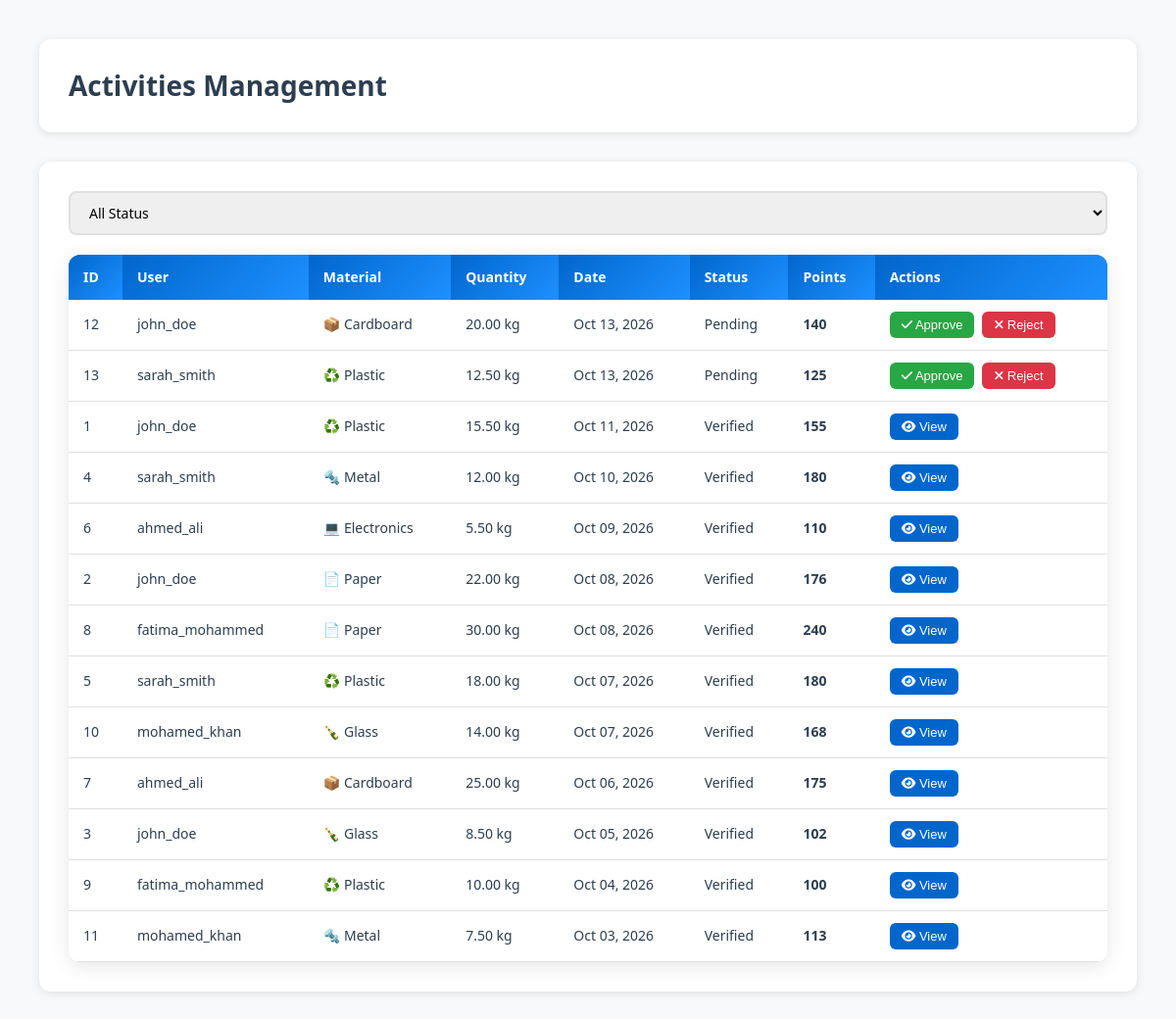
Page /admin/activities.php (signed in) on the committed database.
### tables this page shows
CREATE TABLE activities (
    id INT AUTO_INCREMENT PRIMARY KEY,
    user_id INT NOT NULL,
    material_type VARCHAR(50) NOT NULL,
    quantity DECIMAL(10,2) NOT NULL,
    unit VARCHAR(20) NOT NULL,
    recycling_center_id INT,
    description TEXT,
    points_earned INT DEFAULT 0,
    status ENUM('pending', 'verified', 'rejected') DEFAULT 'pending',
    activity_date DATE NOT NULL,
    verified_by INT,
    verified_at TIMESTAMP NULL,
    created_at TIMESTAMP DEFAULT CURRENT_TIMESTAMP,
    FOREIGN KEY (user_id) REFERENCES users(id) ON DELETE CASCADE,
    FOREIGN KEY (verified_by) REFERENCES users(id) ON DELETE SET NULL,
    FOREIGN KEY (recycling_center_id) REFERENCES recycling_centers(id) ON DELETE SET NULL
);

CREATE TABLE users (
    id INT AUTO_INCREMENT PRIMARY KEY,
    username VARCHAR(50) UNIQUE NOT NULL,
    email VARCHAR(100) UNIQUE NOT NULL,
    password VARCHAR(255) NOT NULL,
    full_name VARCHAR(100) NOT NULL,
    phone VARCHAR(20),
    address TEXT,
    role ENUM('user', 'admin') DEFAULT 'user',
    points INT DEFAULT 0,
    rank INT DEFAULT 0,
    profile_image VARCHAR(255) DEFAULT 'default-avatar.png',
    verified TINYINT(1) DEFAULT 0,
    created_at TIMESTAMP DEFAULT CURRENT_TIMESTAMP,
    updated_at TIMESTAMP DEFAULT CURRENT_TIMESTAMP ON UPDATE CURRENT_TIMESTAMP
);

### includes/functions.php (called while the page is built, shortened)
<?php
function getMaterialIcon($material) {
    $icons = [
        'plastic' => '♻️',
        'paper' => '📄',
        'glass' => '🍾',
        'metal' => '🔩',
        'electronics' => '💻',
        'organic' => '🌱',
        'cardboard' => '📦'
    ];
    return $icons[strtolower($material)] ?? '♻️';
}
?>

### admin/activities.php (the view, shortened to what this page needs)
<?php
require_once '../includes/dashboard_header.php';
$filter_status = isset($_GET['status']) ? sanitizeInput($_GET['status']) : 'all';
$query = "SELECT a.*, u.username, u.full_name FROM activities a JOIN users u ON a.user_id = u.id WHERE 1=1";
$query .= " ORDER BY a.created_at DESC";
$activities = $conn->query($query);
?>
<div class="admin-layout">
    <main class="admin-content">
        <div class="admin-header">
            <h1>Activities Management</h1>
        </div>
        <div class="admin-card">
            <div class="filters-bar">
                <select class="filter-input" onchange="window.location.href='?status=' + this.value">
                    <option value="all" <?php echo $filter_status === 'all' ? 'selected' : ''; ?>>All Status</option>
                </select>
            </div>
            <?php if ($activities->num_rows > 0): ?>
                <table class="admin-table">
                    <thead>
                        <tr>
                            <th>ID</th>
                            <th>User</th>
                            <th>Material</th>
                            <th>Quantity</th>
                            <th>Date</th>
                            <th>Status</th>
                            <th>Points</th>
                            <th>Actions</th>
                        </tr>
                    </thead>
                    <tbody>
                        <?php while($activity = $activities->fetch_assoc()): ?>
                            <tr>
                                <td><?php echo $activity['id']; ?></td>
                                <td><?php echo htmlspecialchars($activity['username']); ?></td>
                                <td><?php echo getMaterialIcon($activity['material_type']); ?> <?php echo ucfirst($activity['material_type']); ?></td>
                                <td><?php echo $activity['quantity']; ?> <?php echo $activity['unit']; ?></td>
                                <td><?php echo date('M d, Y', strtotime($activity['activity_date'])); ?></td>
                                <td>
                                    <span class="status-badge status-<?php echo $activity['status']; ?>">
                                        <?php echo ucfirst($activity['status']); ?>
                                    </span>
                                </td>
                                <td><strong><?php echo $activity['points_earned']; ?></strong></td>
                                <td>
                                    <div class="admin-actions">
                                        <?php if ($activity['status'] === 'pending'): ?>
                                            <form method="POST" style="display: inline;">
                                                <button type="submit" class="admin-btn-sm admin-btn-approve">
                                                    <i class="fas fa-check"></i> Approve
                                                </button>
                                            </form>
                                            <form method="POST" style="display: inline;">
                                                <button type="submit" class="admin-btn-sm admin-btn-reject">
                                                    <i class="fas fa-times"></i> Reject
                                                </button>
                                            </form>
                                        <?php else: ?>
                                            <button class="admin-btn-sm admin-btn-edit">
                                                <i class="fas fa-eye"></i> View
                                            </button>
                                        <?php endif; ?>
                                    </div>
                                </td>
                            </tr>
                        <?php endwhile; ?>
                    </tbody>
                </table>
            <?php else: ?>
                <p style="text-align: center; color: var(--text-light); padding: 40px 0;">No activities found</p>
            <?php endif; ?>
        </div>
    </main>
</div>
</body>
</html>

### assets/css/global.css (style rules this page uses)
* { margin: 0; padding: 0; box-sizing: border-box; }
:root { --primary-gold: #FFD700; --secondary-gold: #F4A720; --primary-blue: #0066CC; --secondary-blue: #1E90FF; --dark-blue: #003D82; --accent-green: #28A745; --accent-purple: #6F42C1; --dark-bg: #1A1A2E; --light-bg: #F8F9FA; --white: #FFFFFF; --text-dark: #2C3E50; --text-light: #6C757D; --shadow: rgba(0, 0, 0, 0.1); --gradient-gold: linear-gradient(135deg, #FFD700 0%, #F4A720 100%); --gradient-blue: linear-gradient(135deg, #0066CC 0%, #1E90FF 100%); --gradient-mixed: linear-gradient(135deg, #FFD700 0%, #0066CC 50%, #6F42C1 100%); }
body { font-family: 'Segoe UI', Tahoma, Geneva, Verdana, sans-serif; background-color: var(--light-bg); color: var(--text-dark); line-height: 1.6; margin: 0; padding: 0; overflow-x: hidden; }
input[type="text"], input[type="email"], input[type="password"], input[type="number"], input[type="date"], select, textarea { width: 100%; padding: 12px 15px; border: 2px solid #E0E0E0; border-radius: 8px; font-size: 16px; transition: all 0.3s ease; font-family: inherit; }
table { width: 100%; border-collapse: collapse; background: var(--white); border-radius: 12px; overflow: hidden; box-shadow: 0 4px 20px var(--shadow); }
th { background: var(--gradient-blue); color: var(--white); padding: 15px; text-align: left; font-weight: 600; }
td { padding: 15px; border-bottom: 1px solid #E0E0E0; }

### assets/css/admin.css (style rules this page uses)
.admin-layout { display: grid; grid-template-columns: 280px 1fr; min-height: 100vh; gap: 0; }
.admin-content { background: var(--light-bg); padding: 40px; margin-left: 280px; }
.admin-header { background: var(--white); padding: 25px 30px; border-radius: 12px; box-shadow: 0 2px 10px var(--shadow); margin-bottom: 30px; display: flex; justify-content: space-between; align-items: center; }
.admin-header h1 { font-size: 28px; font-weight: 700; color: var(--text-dark); }
.admin-card { background: var(--white); border-radius: 12px; padding: 30px; box-shadow: 0 2px 10px var(--shadow); margin-bottom: 25px; }
.admin-table { width: 100%; margin-top: 20px; }
.admin-table thead tr { background: var(--gradient-blue); }
.admin-table th { padding: 12px 15px; text-align: left; font-weight: 600; font-size: 14px; color: var(--white); }
.admin-table td { padding: 12px 15px; font-size: 14px; }
.admin-actions { display: flex; gap: 8px; }
.admin-btn-sm { padding: 6px 12px; border-radius: 6px; font-size: 13px; border: none; cursor: pointer; transition: all 0.3s ease; }
.admin-btn-approve { background: #28A745; color: var(--white); }
.admin-btn-reject { background: #DC3545; color: var(--white); }
.admin-btn-edit { background: var(--primary-blue); color: var(--white); }
.filters-bar { display: flex; gap: 15px; margin-bottom: 20px; flex-wrap: wrap; }
.filter-input { padding: 10px 15px; border: 2px solid #E0E0E0; border-radius: 8px; font-size: 14px; }
@media (max-width: 1200px) { .admin-layout { grid-template-columns: 1fr; } }
@media (max-width: 1200px) { .admin-content { margin-left: 0; } }

### includes/dashboard_header.php (style rules this page uses)
body { margin: 0; padding: 0; overflow-x: hidden; }

### rows in the picture
activities: id "12", user.username "john_doe", material_type "📦", material_type "Cardboard", quantity "20.00", unit "kg", activity_date "Oct 13, 2026", status "Pending", points_earned "140"
activities: id "13", user.username "sarah_smith", material_type "♻️", material_type "Plastic", quantity "12.50", unit "kg", activity_date "Oct 13, 2026", status "Pending", points_earned "125"
activities: id "1", user.username "john_doe", material_type "♻️", material_type "Plastic", quantity "15.50", unit "kg", activity_date "Oct 11, 2026", status "Verified", points_earned "155", shows "View"
activities: id "4", user.username "sarah_smith", material_type "🔩", material_type "Metal", quantity "12.00", unit "kg", activity_date "Oct 10, 2026", status "Verified", points_earned "180", shows "View"
activities: id "6", user.username "ahmed_ali", material_type "💻", material_type "Electronics", quantity "5.50", unit "kg", activity_date "Oct 09, 2026", status "Verified", points_earned "110", shows "View"
activities: id "2", user.username "john_doe", material_type "📄", material_type "Paper", quantity "22.00", unit "kg", activity_date "Oct 08, 2026", status "Verified", points_earned "176", shows "View"
activities: id "8", user.username "fatima_mohammed", material_type "📄", material_type "Paper", quantity "30.00", unit "kg", activity_date "Oct 08, 2026", status "Verified", points_earned "240", shows "View"
activities: id "5", user.username "sarah_smith", material_type "♻️", material_type "Plastic", quantity "18.00", unit "kg", activity_date "Oct 07, 2026", status "Verified", points_earned "180", shows "View"
activities: id "10", user.username "mohamed_khan", material_type "🍾", material_type "Glass", quantity "14.00", unit "kg", activity_date "Oct 07, 2026", status "Verified", points_earned "168", shows "View"
activities: id "7", user.username "ahmed_ali", material_type "📦", material_type "Cardboard", quantity "25.00", unit "kg", activity_date "Oct 06, 2026", status "Verified", points_earned "175", shows "View"
activities: id "3", user.username "john_doe", material_type "🍾", material_type "Glass", quantity "8.50", unit "kg", activity_date "Oct 05, 2026", status "Verified", points_earned "102", shows "View"
activities: id "9", user.username "fatima_mohammed", material_type "♻️", material_type "Plastic", quantity "10.00", unit "kg", activity_date "Oct 04, 2026", status "Verified", points_earned "100", shows "View"
activities: id "11", user.username "mohamed_khan", material_type "🔩", material_type "Metal", quantity "7.50", unit "kg", activity_date "Oct 03, 2026", status "Verified", points_earned "113", shows "View"
